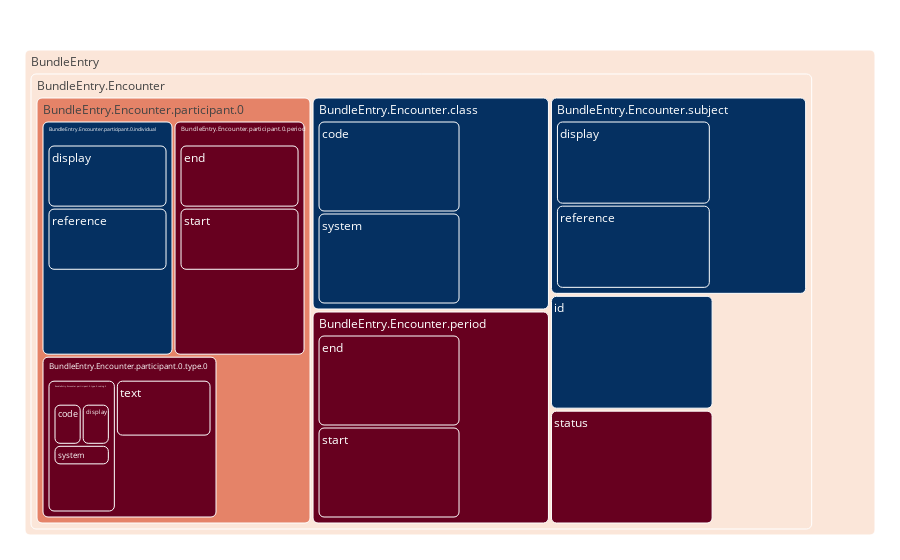

The notebook cell saved with this chart:
### Code cell
show_diff(diff)

### Figure 1 — Plotly figure (JSON) as saved in the notebook; plotly's stock layout.template omitted (floating-point values rounded to 4 significant figures)
{"data": [{"hoverinfo": "text", "hovertext": ["n_leaves=16 n_additions=0 n_deletions=6 n_modifications=3 n_matches=7 is_valid=None accuracy=0.4375 precision=0.7 recall=0.4375<br><i>true: </i>{'resource': {...}, 'resourceType': {}}<br><i>pred: </i>{'resource': {...}}", "n_leaves=16 n_additions=0 n_deletions=6 n_modifications=3 n_matches=7 is_valid=None accuracy=0.4375 precision=0.7 recall=0.4375<br><i>true: </i>{'class': {...},<br><i>...8 lines...</i><br> 'type': None}<br><i>pred: </i>{'class': {...},<br><i>...8 lines...</i><br> 'type': None}", "n_leaves=1 n_additions=0 n_deletions=0 n_modifications=0 n_matches=1 is_valid=None accuracy=1.0 precision=1.0 recall=1.0<br><i>true: </i>'1'<br><i>pred: </i>'1'", "n_leaves=2 n_additions=0 n_deletions=0 n_modifications=0 n_matches=2 is_valid=None accuracy=1.0 precision=1.0 recall=1.0<br><i>true: </i>{'code': 'AMB',<br> 'resourceType': {},<br> 'system': 'http://terminology.hl7.org/CodeSystem/v3-ActCode'}<br><i>pred: </i>{'code': 'AMB', 'system': 'http://terminology.hl7.org/CodeSystem/v3-ActCode'}", "n_leaves=1 n_additions=0 n_deletions=0 n_modifications=0 n_matches=1 is_valid=None accuracy=1.0 precision=1.0 recall=1.0<br><i>true: </i>'AMB'<br><i>pred: </i>'AMB'", "n_leaves=1 n_additions=0 n_deletions=0 n_modifications=0 n_matches=1 is_valid=None accuracy=1.0 precision=1.0 recall=1.0<br><i>true: </i>'http://terminology.hl7.org/CodeSystem/v3-ActCode'<br><i>pred: </i>'http://terminology.hl7.org/CodeSystem/v3-ActCode'", "n_leaves=8 n_additions=0 n_deletions=4 n_modifications=2 n_matches=2 is_valid=None accuracy=0.25 precision=0.5 recall=0.25<br><i>true: </i>{'individual': {...}, 'period': {...}, 'resourceType': {}, 'type': [...]}<br><i>pred: </i>{'individual': {...}, 'period': {...}, 'type': None}", "n_leaves=2 n_additions=0 n_deletions=0 n_modifications=0 n_matches=2 is_valid=None accuracy=1.0 precision=1.0 recall=1.0<br><i>true: </i>{'display': 'Dr. Jude Reynolds',<br> 'reference': 'Practitioner/1',<br> 'resourceType': {}}<br><i>pred: </i>{'display': 'Dr. Jude Reynolds', 'reference': 'Practitioner/1'}", "n_leaves=1 n_additions=0 n_deletions=0 n_modifications=0 n_matches=1 is_valid=None accuracy=1.0 precision=1.0 recall=1.0<br><i>true: </i>'Dr. Jude Reynolds'<br><i>pred: </i>'Dr. Jude Reynolds'", "n_leaves=1 n_additions=0 n_deletions=0 n_modifications=0 n_matches=1 is_valid=None accuracy=1.0 precision=1.0 recall=1.0<br><i>true: </i>'Practitioner/1'<br><i>pred: </i>'Practitioner/1'", "n_leaves=2 n_additions=0 n_deletions=0 n_modifications=2 n_matches=0 is_valid=None accuracy=0.0 precision=0.0 recall=0.0<br><i>true: </i>{'end': '2023-01-17T21:57:36+01:00',<br> 'resourceType': {},<br> 'start': '2023-01-17T21:42:36+01:00'}<br><i>pred: </i>{'end': '2023-01-17T21:57:00+01:00', 'start': '2023-01-17T21:42:00+01:00'}", "n_leaves=1 n_additions=0 n_deletions=0 n_modifications=1 n_matches=0 is_valid=None accuracy=0.0 precision=0.0 recall=0.0<br><i>true: </i>'2023-01-17T21:57:36+01:00'<br><i>pred: </i>'2023-01-17T21:57:00+01:00'", "n_leaves=1 n_additions=0 n_deletions=0 n_modifications=1 n_matches=0 is_valid=None accuracy=0.0 precision=0.0 recall=0.0<br><i>true: </i>'2023-01-17T21:42:36+01:00'<br><i>pred: </i>'2023-01-17T21:42:00+01:00'", "n_leaves=4 n_additions=0 n_deletions=4 n_modifications=0 n_matches=0 is_valid=None accuracy=0.0 precision=0.0 recall=0.0<br><i>true: </i>{'coding': [...], 'resourceType': {}, 'text': 'primary performer'}<br><i>pred: </i>{'coding': [], 'text': {}}", "n_leaves=3 n_additions=0 n_deletions=3 n_modifications=0 n_matches=0 is_valid=None accuracy=0.0 precision=0.0 recall=0.0<br><i>true: </i>{'code': 'PPRF',<br><i>...2 lines...</i><br> 'system': 'http://terminology.hl7.org/CodeSystem/v3-ParticipationType'}<br><i>pred: </i>{'code': {}, 'display': {}, 'system': {}}", "n_leaves=1 n_additions=0 n_deletions=1 n_modifications=0 n_matches=0 is_valid=None accuracy=0.0 precision=0.0 recall=0.0<br><i>true: </i>'PPRF'<br><i>pred: </i>{}", "n_leaves=1 n_additions=0 n_deletions=1 n_modifications=0 n_matches=0 is_valid=None accuracy=0.0 precision=0.0 recall=0.0<br><i>true: </i>'primary performer'<br><i>pred: </i>{}", "n_leaves=1 n_additions=0 n_deletions=1 n_modifications=0 n_matches=0 is_valid=None accuracy=0.0 precision=0.0 recall=0.0<br><i>true: </i>'http://terminology.hl7.org/CodeSystem/v3-ParticipationType'<br><i>pred: </i>{}", "n_leaves=1 n_additions=0 n_deletions=1 n_modifications=0 n_matches=0 is_valid=None accuracy=0.0 precision=0.0 recall=0.0<br><i>true: </i>'primary performer'<br><i>pred: </i>{}", "n_leaves=2 n_additions=0 n_deletions=2 n_modifications=0 n_matches=0 is_valid=None accuracy=0.0 precision=0.0 recall=0.0<br><i>true: </i>{'end': '2023-01-17T21:57:36+01:00',<br> 'resourceType': {},<br> 'start': '2023-01-17T21:42:36+01:00'}<br><i>pred: </i>{'end': {}, 'start': {}}", "n_leaves=1 n_additions=0 n_deletions=1 n_modifications=0 n_matches=0 is_valid=None accuracy=0.0 precision=0.0 recall=0.0<br><i>true: </i>'2023-01-17T21:57:36+01:00'<br><i>pred: </i>{}", "n_leaves=1 n_additions=0 n_deletions=1 n_modifications=0 n_matches=0 is_valid=None accuracy=0.0 precision=0.0 recall=0.0<br><i>true: </i>'2023-01-17T21:42:36+01:00'<br><i>pred: </i>{}", "n_leaves=1 n_additions=0 n_deletions=0 n_modifications=1 n_matches=0 is_valid=None accuracy=0.0 precision=0.0 recall=0.0<br><i>true: </i>'finished'<br><i>pred: </i>'unknown'", "n_leaves=2 n_additions=0 n_deletions=0 n_modifications=0 n_matches=2 is_valid=None accuracy=1.0 precision=1.0 recall=1.0<br><i>true: </i>{'display': 'Mr. Chase Olson', 'reference': 'Patient/1', 'resourceType': {}}<br><i>pred: </i>{'display': 'Mr. Chase Olson', 'reference': 'Patient/1'}", "n_leaves=1 n_additions=0 n_deletions=0 n_modifications=0 n_matches=1 is_valid=None accuracy=1.0 precision=1.0 recall=1.0<br><i>true: </i>'Mr. Chase Olson'<br><i>pred: </i>'Mr. Chase Olson'", "n_leaves=1 n_additions=0 n_deletions=0 n_modifications=0 n_matches=1 is_valid=None accuracy=1.0 precision=1.0 recall=1.0<br><i>true: </i>'Patient/1'<br><i>pred: </i>'Patient/1'"], "labels": ["BundleEntry", "BundleEntry.Encounter", "BundleEntry.Encounter.id", "BundleEntry.Encounter.class", "BundleEntry.Encounter.class.code", "BundleEntry.Encounter.class.system", "BundleEntry.Encounter.participant.0", "BundleEntry.Encounter.participant.0.individual", "BundleEntry.Encounter.participant.0.individual.display", "BundleEntry.Encounter.participant.0.individual.reference", "BundleEntry.Encounter.participant.0.period", "BundleEntry.Encounter.participant.0.period.end", "BundleEntry.Encounter.participant.0.period.start", "BundleEntry.Encounter.participant.0.type.0", "BundleEntry.Encounter.participant.0.type.0.coding.0", "BundleEntry.Encounter.participant.0.type.0.coding.0.code", "BundleEntry.Encounter.participant.0.type.0.coding.0.display", "BundleEntry.Encounter.participant.0.type.0.coding.0.system", "BundleEntry.Encounter.participant.0.type.0.text", "BundleEntry.Encounter.period", "BundleEntry.Encounter.period.end", "BundleEntry.Encounter.period.start", "BundleEntry.Encounter.status", "BundleEntry.Encounter.subject", "BundleEntry.Encounter.subject.display", "BundleEntry.Encounter.subject.reference"], "marker": {"cmid": 0.5, "colors": [0.4375, 0.4375, 1, 1, 1, 1, 0.25, 1, 1, 1, 0, 0, 0, 0, 0, 0, 0, 0, 0, 0, 0, 0, 0, 1, 1, 1], "colorscale": [[0, "rgb(103,0,31)"], [0.1, "rgb(178,24,43)"], [0.2, "rgb(214,96,77)"], [0.3, "rgb(244,165,130)"], [0.4, "rgb(253,219,199)"], [0.5, "rgb(247,247,247)"], [0.6, "rgb(209,229,240)"], [0.7, "rgb(146,197,222)"], [0.8, "rgb(67,147,195)"], [0.9, "rgb(33,102,172)"], [1, "rgb(5,48,97)"]], "cornerradius": 5}, "parents": ["", "BundleEntry", "BundleEntry.Encounter", "BundleEntry.Encounter", "BundleEntry.Encounter.class", "BundleEntry.Encounter.class", "BundleEntry.Encounter", "BundleEntry.Encounter.participant.0", "BundleEntry.Encounter.participant.0.individual", "BundleEntry.Encounter.participant.0.individual", "BundleEntry.Encounter.participant.0", "BundleEntry.Encounter.participant.0.period", "BundleEntry.Encounter.participant.0.period", "BundleEntry.Encounter.participant.0", "BundleEntry.Encounter.participant.0.type.0", "BundleEntry.Encounter.participant.0.type.0.coding.0", "BundleEntry.Encounter.participant.0.type.0.coding.0", "BundleEntry.Encounter.participant.0.type.0.coding.0", "BundleEntry.Encounter.participant.0.type.0", "BundleEntry.Encounter", "BundleEntry.Encounter.period", "BundleEntry.Encounter.period", "BundleEntry.Encounter", "BundleEntry.Encounter", "BundleEntry.Encounter.subject", "BundleEntry.Encounter.subject"], "text": ["BundleEntry", "Encounter", "id", "class", "code", "system", ["participant", "0"], "individual", "display", "reference", "period", "end", "start", ["type", "0"], ["coding", "0"], "code", "display", "system", "text", "period", "end", "start", "status", "subject", "display", "reference"], "textinfo": "text", "type": "treemap", "values": [9, 8, 7, 7, 6, 6, 6, 5, 4, 4, 5, 4, 4, 4, 2, 1, 1, 1, 3, 7, 6, 6, 7, 7, 6, 6]}], "layout": {"margin": {"b": 25, "l": 25, "r": 25, "t": 50}}}
